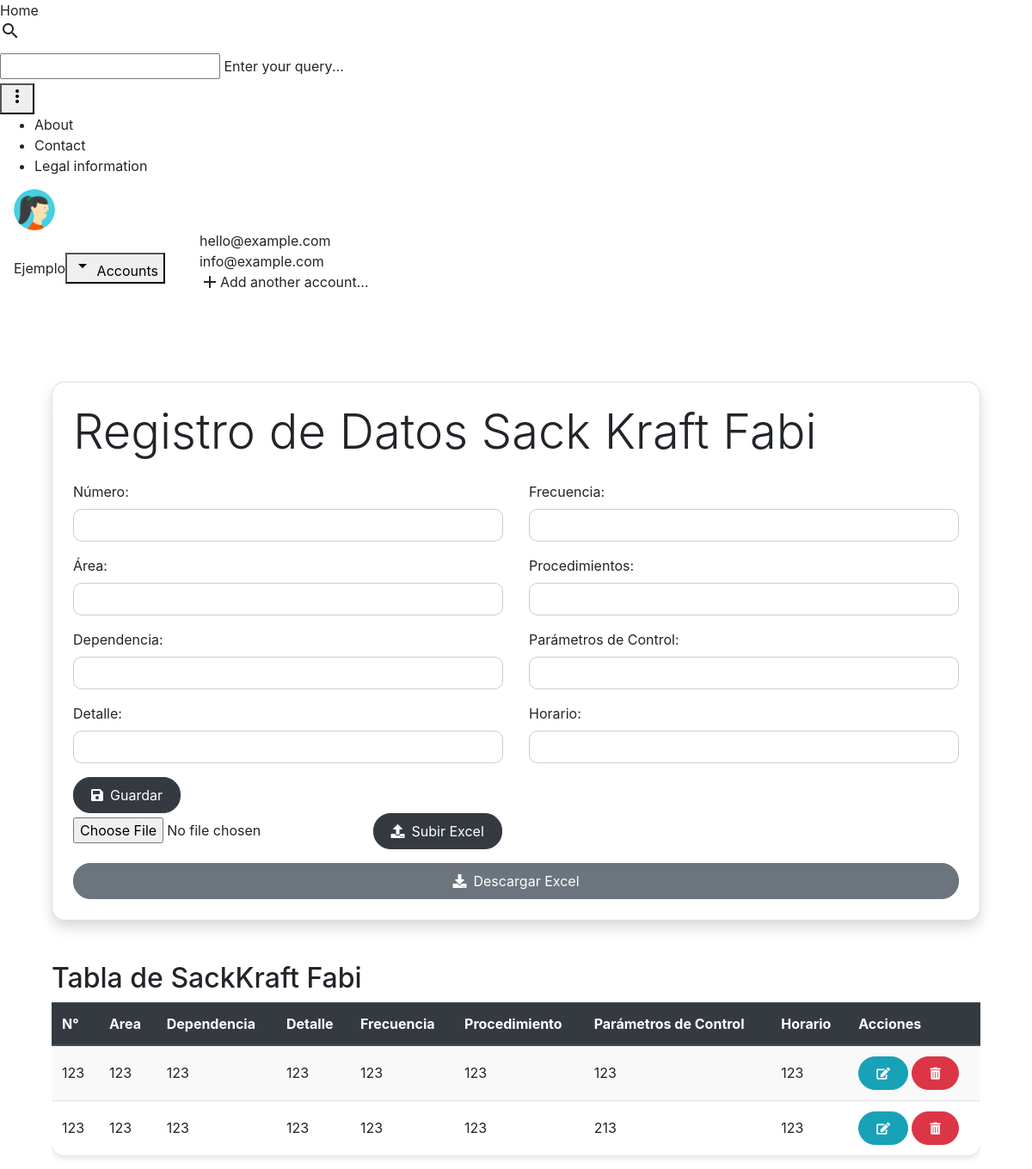
The app's page /fabi/ with its own data.
### catalog/models.py (models this page shows, shortened)
class Fabi(models.Model):
    numero = models.IntegerField()
    area = models.CharField(max_length=100, default='')
    dependencia = models.CharField(max_length=100)
    detalle = models.TextField()
    frecuencia = models.CharField(max_length=100)
    procedimientos = models.TextField()
    parametro_control = models.CharField(max_length=100)
    horario = models.CharField(max_length=100)
    class Meta:
        db_table = 'fabi'

### catalog/views.py (the view)
# urls.py: path('fabi/', views.fabi, name='fabi'),
def fabi(request):
    if request.method == 'POST':
        if 'archivo_excel' in request.FILES:
            form = FabiForm(request.POST, request.FILES)
            if form.is_valid():
                form.save()
                archivo_excel = request.FILES['archivo_excel']
                try:
                    df = pd.read_excel(archivo_excel)
                    for index, row in df.iterrows():
                        dato = Fabi(
                            numero=row['Número'],
                            area=row['Área'],
                            dependencia=row['Dependencia'],
                            detalle=row['Detalle'],
                            frecuencia=row['Frecuencia'],
                            procedimientos=row['Procedimiento'],
                            parametro_control=row['Parámetros de Control'],
                            horario=row['Horario']
                        )
                        dato.save()
                    messages.success(request, 'Datos del archivo Excel guardados correctamente.')
                except Exception as e:
                    messages.error(request, f'Error al procesar el archivo Excel: {str(e)}')
                return redirect('fabi')
            else:
                form = FabiForm(request.POST, request.FILES)
                if form.is_valid():
                    form.save()
                    messages.success(request, 'Datos ingresados correctamente')
                    return redirect('fabi')
                else:
                    messages.error(request, 'Error al ingresar los datos. Por favor, revise los datos ingresados.')
    else:
        form = FabiForm()
    fabi = Fabi.objects.all()
    return render(request, 'Instalaciones/Biopackaging/Sack-Kraft/Fabi.html', {'form': form, 'fabi': fabi})

### catalog/forms.py
class FabiForm(forms.ModelForm):
    class Meta:
        model = Fabi
        fields = '__all__'

### Templates/Instalaciones/Biopackaging/Sack-Kraft/Fabi.html (shortened to what this page needs)
{% extends 'base.html' %}
{% load static %}
{% block content %}
<div class="container">
    <div class="card p-4 shadow">
        <h1 class="display-4 mb-4">Registro de Datos Sack Kraft Fabi</h1>
        <form method="post">
            <div class="row">
                <div class="col-md-6">
                    <div class="form-group">
                        <label for="numero">Número:</label>
                        <input type="number" class="form-control" id="numero" name="numero" required>
                    </div>
                    <div class="form-group">
                        <label for="area">Área:</label>
                        <input type="text" class="form-control" id="area" name="area" required>
                    </div>
                    <div class="form-group">
                        <label for="dependencia">Dependencia:</label>
                        <input type="text" class="form-control" id="dependencia" name="dependencia" required>
                    </div>
                    <div class="form-group">
                        <label for="detalle">Detalle:</label>
                        <input type="text" class="form-control" id="detalle" name="detalle" required>
                    </div>
                </div>
                <div class="col-md-6">
                    <div class="form-group">
                        <label for="frecuencia">Frecuencia:</label>
                        <input type="text" class="form-control" id="frecuencia" name="frecuencia" required>
                    </div>
                    <div class="form-group">
                        <label for="procedimientos">Procedimientos:</label>
                        <input type="text" class="form-control" id="procedimientos" name="procedimientos" required>
                    </div>
                    <div class="form-group">
                        <label for="parametro_control">Parámetros de Control:</label>
                        <input type="text" class="form-control" id="parametro_control" name="parametro_control" required>
                    </div>
                    <div class="form-group">
                        <label for="horario">Horario:</label>
                        <input type="text" class="form-control" id="horario" name="horario" required>
                    </div>
                </div>
            </div>
            <button type="submit" class="btn btn-dark"><i class="fa fa-save mr-2"></i>Guardar</button>
        </form>
        <form method="post" enctype="multipart/form-data">
            <input type="file" name="archivo_excel" accept=".xls,.xlsx">
            <button type="submit" class="btn btn-dark"><i class="fa fa-upload mr-2"></i>Subir Excel</button>
        </form>
        <a href="{% url 'descargar_excel_fabi' %}" class="btn btn-secondary mt-3"><i class="fa fa-download mr-2"></i>Descargar Excel</a>
    </div>
</div>
<div class="container mt-5">
    <h2>Tabla de SackKraft Fabi</h2>
    <div class="table-responsive">
        <table class="table table-striped table-hover">
            <thead class="thead-dark">
                <tr>
                    <th scope="col">N°</th>
                    <th scope="col">Area</th>
                    <th scope="col">Dependencia</th>
                    <th scope="col">Detalle</th>
                    <th scope="col">Frecuencia</th>
                    <th scope="col">Procedimiento</th>
                    <th scope="col">Parámetros de Control</th>
                    <th scope="col">Horario</th>
                    <th scope="col">Acciones</th>
                </tr>
        </thead>
        <tbody>
            {% for dato in fabi %}
            <tr>
                <td>{{ dato.numero }}</td>
                <td>{{ dato.area}}</td>
                <td>{{ dato.dependencia }}</td>
                <td>{{ dato.detalle }}</td>
                <td>{{ dato.frecuencia }}</td>
                <td>{{ dato.procedimientos }}</td>
                <td>{{ dato.parametro_control }}</td>
                <td>{{ dato.horario }}</td>
                <td>
                    <a href="{% url 'modificar_fabi' dato.id %}" class="btn btn-info btn-sm"><i class="fas fa-edit"></i></a>
                    <form method="post" action="{% url 'eliminar_fabi' dato.id %}" style="display: inline;">
                        <button type="submit" class="btn btn-danger btn-sm" onclick="return confirm('¿Estás seguro de que deseas eliminar este dato?')"><i class="fas fa-trash-alt"></i></button>
                    </form>
                </td>
            </tr>
            {% endfor %}
        </tbody>
    </table>
</div>
<link rel="stylesheet" href="https://maxcdn.bootstrapcdn.com/bootstrap/4.5.2/css/bootstrap.min.css">
<link rel="stylesheet" href="https://cdnjs.cloudflare.com/ajax/libs/font-awesome/5.15.4/css/all.min.css">
<link rel="stylesheet" href="{% static 'stylecmpc.css' %}">
{% endblock %}

### static/styles.css (style rules this page uses)
html, body { font-family: 'Roboto', 'Helvetica', sans-serif; }

### static/stylecmpc.css (style rules this page uses)
.card { border-radius: 15px; }
.form-control { border-radius: 10px; border-color: #ccc; }
.btn { border-radius: 20px; padding: 8px 20px; }
.btn-secondary { background-color: #6c757d; border-color: #6c757d; }
.table { border-radius: 15px; box-shadow: 0 4px 6px rgba(0, 0, 0, 0.1); }
.table th, .table td { vertical-align: middle; }
.table th { background-color: #336699; color: #fff; }
.table-striped tbody tr:nth-of-type(odd) { background-color: #f9f9f9; }

### records on screen
Fabi: numero "123", area "123", dependencia "123", detalle "123", frecuencia "123", procedimientos "123", parametro_control "123", horario "123"
Fabi: numero "123", area "123", dependencia "123", detalle "123", frecuencia "123", procedimientos "123", parametro_control "213", horario "123"
